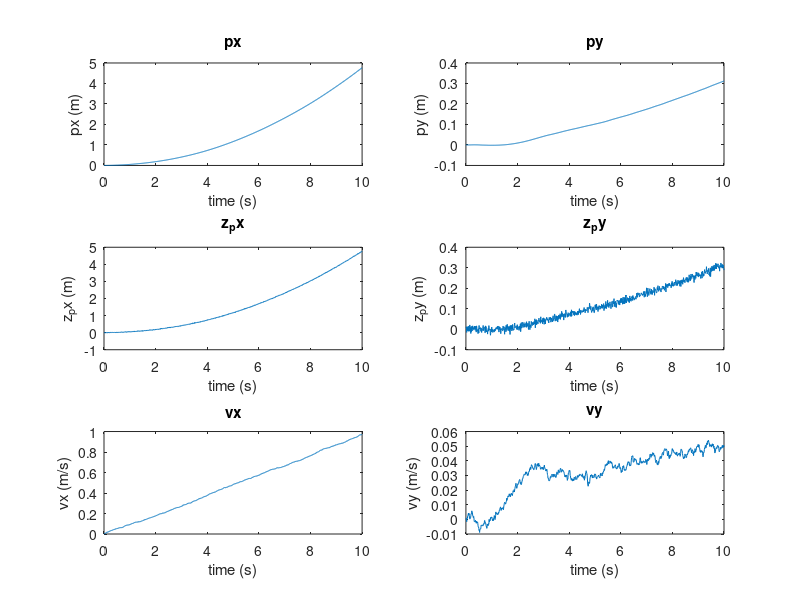

Reproduce this figure in MATLAB. (Note: this script raises an error after producing the figure.)

%% Clear 
clc
clear
%% Declaration of state variables

delta_t = 0.01;
simulation_time = 10;
time = 0:delta_t:simulation_time;

F = [1 delta_t 0 0; 0 1 0 0; 0 0 1 delta_t; 0 0 0 1];
G = [0.5*(delta_t)^2 0; delta_t 0; 0 0.5*(delta_t)^2; 0 delta_t];

H = [1 0 0 0; 0 0 1 0];

genNoise = @(mu,sigma,r,c) mu + sigma*randn(r,c);

Q_variance = 0.001;
R_variance = 0.01;

x_k = [0; 0; 0; 0];
u_k = [0.1; 0];
z_k = zeros(2,1);
z_k_log = zeros(2,length(time));

z_px = zeros(1,length(time));
z_py = zeros(1,length(time));

px = zeros(1,length(time));
vx =zeros(1,length(time));
py = zeros(1,length(time));
vy = zeros(1,length(time));

%% Simulation of the car

for k = 1:length(time)
    x_k = F*x_k +  G*(u_k + genNoise(0,Q_variance,length(u_k),1) ) + [0 0 0 0;0 1 0 0; 0 0 0 0; 0 0 0 1]*genNoise(0,Q_variance,length(x_k),1);
    z_k = H*x_k + genNoise(0,R_variance,2,1);
    z_k_log(:,k) = z_k;
    z_px(k) = z_k(1);
    z_py(k)= z_k(2);

    px(k) = x_k(1);
    vx(k) = x_k(2);
    py(k) = x_k(3);
    vy(k) = x_k(4);
end

figure

subplot(3, 2, 1)
plot(time, px)
title("px")
ylabel("px (m)")
xlabel("time (s)")

subplot(3, 2, 2)
plot(time, py)
title("py")
ylabel("py (m)")
xlabel("time (s)")

subplot(3, 2, 3)
plot(time, z_px)
title("z_px")
ylabel("z_px (m)")
xlabel("time (s)")

subplot(3, 2, 4)
plot(time, z_py)
title("z_py")
ylabel("z_py (m)")
xlabel("time (s)")

subplot(3, 2, 5)
plot(time, vx)
title("vx")
ylabel("vx (m/s)")
xlabel("time (s)")

subplot(3, 2, 6)
plot(time, vy)
title("vy")
ylabel("vy (m/s)")
xlabel("time (s)")

sgtitle("Kinematic State Space of a Car")
